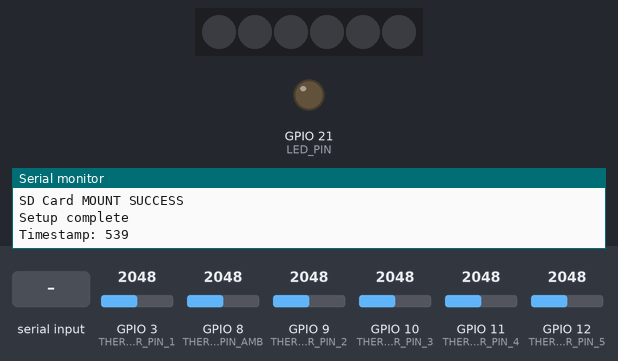
This sketch was run on a simulated ESP32. Parts: 6 RGB LEDs in strip order, left to right, output pins drawn as LEDs (lit = HIGH), the last lines printed to the serial monitor. The test bench sets the inputs (shaded band); at power-on: GPIO 3 (THERMISTOR_PIN_1) = 2048, GPIO 8 (THERMISTOR_PIN_AMB) = 2048, GPIO 9 (THERMISTOR_PIN_2) = 2048, GPIO 10 (THERMISTOR_PIN_3) = 2048, GPIO 11 (THERMISTOR_PIN_4) = 2048, GPIO 12 (THERMISTOR_PIN_5) = 2048. Storage starts empty.

Above: at 1.4 s.
1.5 s: "1\n" received over the second serial link
At 3.4 s:
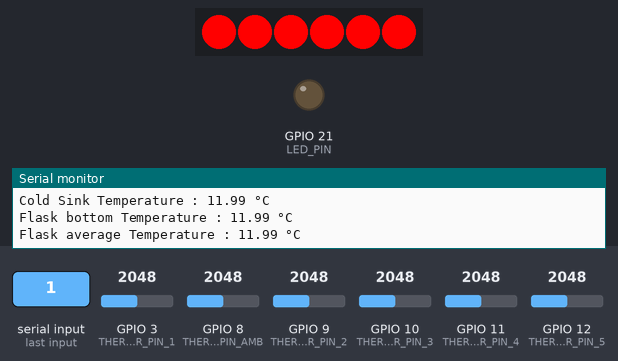
8.1 s: "2\n" received over the second serial link
At 12.1 s:
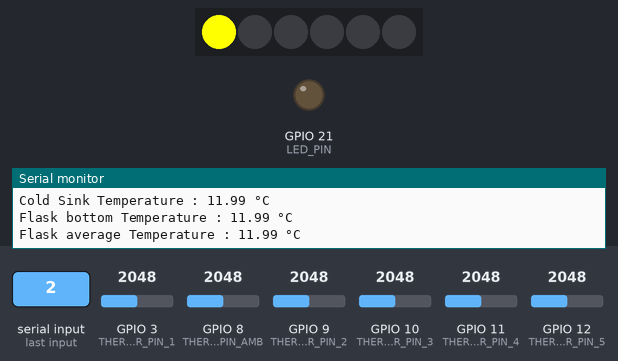
13.0 s: "3\n" received over the second serial link
At 15.0 s:
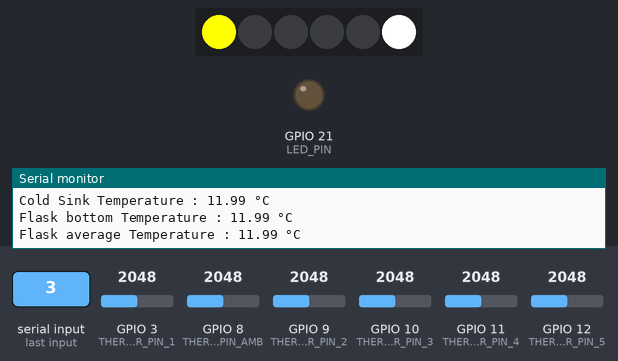
15.3 s: "4\n" received over the second serial link
At 17.1 s:
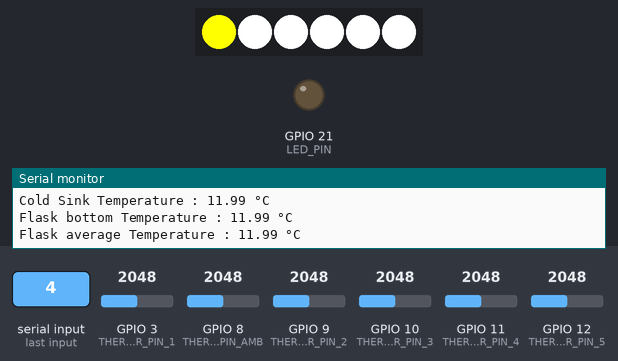
Timing chart, 0 to 18.6 s (numbered marks = the images above; inputs shaded):
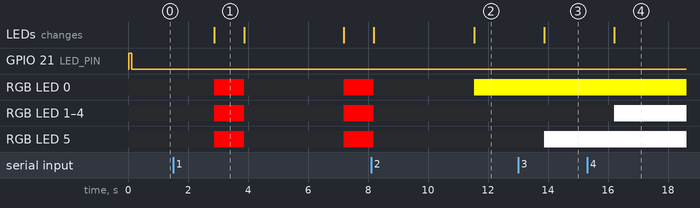

The sketch:

Milestone_1_board_2_v3.ino
```cpp
#include "FS.h"
#include "SD.h"
#include "SPI.h"
#include <Arduino.h>
#include <HardwareSerial.h>
#include <Adafruit_NeoPixel.h>


#define SD_MOSI 41
#define SD_MISO 40
#define SD_SCLK 39
#define SD_CS 42
#define PIN 7        // Pin connected to the data input of the WS2812B
#define NUMPIXELS 6  // Number of LEDs in your strip
HardwareSerial SerialPort(2);
Adafruit_NeoPixel pixels(NUMPIXELS, PIN, NEO_GRB + NEO_KHZ800);
const gpio_num_t RX_PIN = GPIO_NUM_18;
const gpio_num_t TX_PIN = GPIO_NUM_17;
const gpio_num_t THERMISTOR_PIN_1 = GPIO_NUM_3;   //flask temperature_1
const gpio_num_t THERMISTOR_PIN_2 = GPIO_NUM_9;   // Heat sink temperature
const gpio_num_t THERMISTOR_PIN_3 = GPIO_NUM_10;  //Cold sink temperature
const gpio_num_t THERMISTOR_PIN_4 = GPIO_NUM_11;
const gpio_num_t THERMISTOR_PIN_5 = GPIO_NUM_12;
const gpio_num_t THERMISTOR_PIN_AMB = GPIO_NUM_8;  //onboard ambient temperature
const gpio_num_t LED_PIN = GPIO_NUM_21;
const int THERMISTOR_PIN[6] = { THERMISTOR_PIN_AMB, THERMISTOR_PIN_1, THERMISTOR_PIN_2, THERMISTOR_PIN_3, THERMISTOR_PIN_4, THERMISTOR_PIN_5 };
// Constants for the NTC thermistor
const float vRef = 2.5;        // Reference voltage
const uint16_t adcMax = 4095;  // Max ADC value (12-bit ADC)
const float rFixed = 10000.0;  // Fixed resistor value in ohms (10k)
const float beta = 3950.0;     // Beta parameter of the NTC thermistor
const float r0 = 10000.0;      // Resistance at reference temperature (10k ohms)
const float t0 = 285.15;       // Reference temperature in Kelvin (4°C)
float ntcResistance[6];
float temperatureCelsius[6];
bool deviceactive = true;


String receivedData = "";
int SOC, fault;
float CSFAN_ISNS, HSFAN_ISNS, VBatt_ISNS, Batt_voltage;
float HSFAN_Dutycycle, CSFAN_Dutycycle, TEC_Dutycycle;
int PI_STATE = 1;
int HS_FAN_dutyCycle = 0;
int TEC_dutyCycle = 0;


File myFile;


// Define the PWM channel, frequency, and resolution
const int pwmChannel = 0;
const int pwmFreq = 5000;      // 5kHz frequency
const int pwmResolution = 12;  // 12-bit resolution


// Define the reference temperature
const float referenceTemp = 3.0;
const float MAX_TEMP = 10.0;

unsigned long timestamp;

float Flask_avg_temp;


void setup() {
  Serial.begin(115200);
  SerialPort.begin(115200, SERIAL_8N1, RX_PIN, TX_PIN);  // RX on GPIO18, TX on GPIO17
  pinMode(LED_PIN, OUTPUT);
  digitalWrite(LED_PIN, LOW);
  pixels.begin();  // Initialize the NeoPixel library.
  Serial.println("Setup start");

  // Initialize SPI for SD card
  SPI.begin(SD_SCLK, SD_MISO, SD_MOSI, SD_CS);

  if (!SD.begin(SD_CS)) {
    Serial.println("SD Card MOUNT FAIL");
    return;
  } else {
    Serial.println("SD Card MOUNT SUCCESS");
    Serial.println("");

    // Open file to check its size
    myFile = SD.open("/temperature_log.csv", FILE_APPEND);

    if (myFile) {
      // If the file is empty, print the headings
      if (myFile.size() == 0) {
        myFile.print("Timestamp: ");
        myFile.print(", ");
        myFile.print("fault: ");
        myFile.print(", ");
        myFile.print("SOC: ");
        myFile.print(", ");
        myFile.print("Batt_voltage: ");
        myFile.print(", ");
        myFile.print("VBatt_ISNS: ");
        myFile.print(", ");
        myFile.print("HSFAN_ISNS: ");
        myFile.print(", ");
        myFile.print("CSFAN_ISNS: ");
        myFile.print(", ");
        myFile.print(" PCB Temperature  ");
        myFile.print(", ");
        myFile.print("Flask top Temperature ");
        myFile.print(", ");
        myFile.print("Heat sink Temperature ");
        myFile.print(", ");
        myFile.print("Cold sink Temperature ");
        myFile.print(", ");
        myFile.print("Flask down Temperature ");
        myFile.print(", ");
        myFile.println("Flask average Temperature ");

        digitalWrite(LED_PIN, HIGH);  // Blink LED to indicate success
        delay(100);
        digitalWrite(LED_PIN, LOW);
        delay(100);
      }
      myFile.close();  // Close the file after checking
    } else {
      Serial.println("Error opening file for writing");
    }
    Serial.println("Setup complete");
  }
}

// Function to calculate NTC resistance from ADC value
float calculateNTCResistance(uint16_t adcValue, float vRef, uint16_t adcMax, float rFixed) {
  // Calculate the ADC voltage
  float vAdc = ((float)adcValue / (float)adcMax) * vRef;


  // Calculate the NTC resistance using the voltage divider equation
  float rNtc = (rFixed * vAdc) / (vRef - vAdc);


  return rNtc;
}


// Function to convert NTC resistance to temperature using the Beta parameter equation
float ntcResistanceToTemperature(float resistance, float beta, float r0, float t0) {
  // Calculate temperature in Kelvin
  float temperatureKelvin = 1.0 / ((1.0 / t0) + (1.0 / beta) * log(resistance / r0));


  // Convert temperature to Celsius
  float temperatureCelsius = temperatureKelvin - 273.15;
  return temperatureCelsius;
}


void Temperature_reading() {
  const int numSamples = 5;
  float adcSum, ntcResistanceSum;

  // Calculate the resistance of the NTC thermistors, taking 5 samples for each
  for (int i = 0; i < 6; i++) {
    adcSum = 0;  // Reset the sum for each thermistor

    // Take 5 samples of the analog value and average them
    for (int j = 0; j < numSamples; j++) {
      adcSum += analogRead(THERMISTOR_PIN[i]);
      delay(10);  // Short delay between each reading
    }

    // Calculate the average ADC value
    float adcAverage = adcSum / numSamples;


    // Convert average ADC value to resistance
    ntcResistance[i] = calculateNTCResistance(adcAverage, vRef, adcMax, rFixed);
  }


  // Convert the NTC resistance to temperature in Celsius for each thermistor
  for (int i = 0; i < 6; i++) {
    temperatureCelsius[i] = ntcResistanceToTemperature(ntcResistance[i], beta, r0, t0);
  }
  Flask_avg_temp=(temperatureCelsius[1] + temperatureCelsius[4])/2;
}
void processReceivedData() {


  // Convert the receivedData to a mutable character array
  char receivedCharArray[receivedData.length() + 1];
  receivedData.toCharArray(receivedCharArray, receivedData.length() + 1);


  // Split the received data into individual numbers
  int index = 0;
  char *token = strtok(receivedCharArray, ",");
  while (token != NULL && index < 6) {
    float value = atof(token);
    if (index == 0) {
      fault = value;
    } else if (index == 1) {
      SOC = value;
    } else if (index == 2) {
      Batt_voltage = value;
    } else if (index == 3) {
      VBatt_ISNS = value;
    } else if (index == 4) {
      HSFAN_ISNS = value;
    } else if (index == 5) {
      CSFAN_ISNS = value;
    }
    index++;
    token = strtok(NULL, ",");
  }
  // myFile.println("Received Values:");
  myFile.print(timestamp);
  myFile.print(", ");
  myFile.print(fault);
  myFile.print(", ");
  myFile.print(SOC);
  myFile.print(", ");
  myFile.print(Batt_voltage);
  myFile.print(", ");
  myFile.print(VBatt_ISNS);
  myFile.print(", ");
  myFile.print(HSFAN_ISNS);
  myFile.print(", ");
  myFile.print(CSFAN_ISNS);
  myFile.print(", ");
  myFile.print(temperatureCelsius[0]);
  myFile.print(", ");
  myFile.print(temperatureCelsius[1]);
  myFile.print(", ");
  myFile.print(temperatureCelsius[2]);
  myFile.print(", ");
  myFile.print(temperatureCelsius[3]);
  myFile.print(", ");
  myFile.print(temperatureCelsius[4]);
  myFile.print(", ");
  myFile.println(Flask_avg_temp);

  //Print received ADC values
  Serial.println("Received Values:");
  Serial.print("fault: ");
  Serial.println(fault);
  Serial.print("Batt_voltage: ");
  Serial.println(Batt_voltage);
  Serial.print("SOC: ");
  Serial.println(SOC);
  Serial.print("VBatt_ISNS: ");
  Serial.println(VBatt_ISNS);
  Serial.print("HSFAN_ISNS: ");
  Serial.println(HSFAN_ISNS);
  Serial.print("CSFAN_ISNS: ");
  Serial.println(CSFAN_ISNS);
  Serial.print("PCB Temperature : ");
  Serial.print(temperatureCelsius[0]);
  Serial.println(" °C");
  Serial.print("Flask Top Temperature : ");
  Serial.print(temperatureCelsius[1]);
  Serial.println(" °C");
  Serial.print("Hot Sink Temperature : ");
  Serial.print(temperatureCelsius[2]);
  Serial.println(" °C");
  Serial.print("Cold Sink Temperature : ");
  Serial.print(temperatureCelsius[3]);
  Serial.println(" °C");
  Serial.print("Flask bottom Temperature : ");
  Serial.print(temperatureCelsius[4]);
  Serial.println(" °C");
  Serial.print("Flask average Temperature : ");
  Serial.print(Flask_avg_temp);
  Serial.println(" °C");


  // Clear the receivedData for the next reading
  receivedData = "";
}


float map_algo(float x, float in_min, float in_max, float out_min, float out_max) {
  const float run = in_max - in_min;
  if (run == 0) {
    log_e("map(): Invalid input range, min == max");
    return -1;  // AVR returns -1, SAM returns 0
  }
  const float rise = out_max - out_min;
  const float delta = x - in_min;
  return (delta * rise) / run + out_min;
}
void PI_ALGO() {

  float temperature = Flask_avg_temp;

  if (temperature <= 5.1 && PI_STATE == 1) {
    // Calculate the duty cycle proportionally based on the temperature
    // For example, if the temperature is 10°C, the duty cycle might be 50%
    if (temperature >= 3 && temperature <= 3.2) {
      PI_STATE = 0;
    }
    HS_FAN_dutyCycle = map_algo(temperature, 2, MAX_TEMP, 0, 4095);           // Scale 12-bit resolution (0-4095)
    TEC_dutyCycle = map_algo(temperature, referenceTemp, MAX_TEMP, 0, 4095);  // Scale 12-bit resolution (0-4095)
    if (HS_FAN_dutyCycle > 4095) {
      HS_FAN_dutyCycle = 4095;  // Cap the duty cycle at 100%
    }
    if (TEC_dutyCycle > 4095) {
      TEC_dutyCycle = 4095;  // Cap the duty cycle at 100%
    }


  } else if (temperature <= 5 && PI_STATE == 0) {
    HS_FAN_dutyCycle = map(temperature, 2, MAX_TEMP, 0, 4095);  // Scale 12-bit resolution (0-4095)
    TEC_dutyCycle = 0;
  } else {
    if (temperature >= 5.1) {
      PI_STATE = 1;
    }
    HS_FAN_dutyCycle = 4095;
    TEC_dutyCycle = 4095;
  }


  HSFAN_Dutycycle = HS_FAN_dutyCycle;
  TEC_Dutycycle = TEC_dutyCycle;
  SerialPort.print(HSFAN_Dutycycle);
  SerialPort.print(",");
  SerialPort.println(TEC_Dutycycle);
  Serial.print("HSFAN_Dutycycle");
  Serial.println(HSFAN_Dutycycle);
  Serial.print("tec_dutycycle: ");
  Serial.println(TEC_Dutycycle);
  // Serial.println(temperature);
  // Serial.println(PI_STATE);
}


void led_indication() {
  if (fault == 1) {  //soc is less than equal to 10%
    for (int i = 0; i < NUMPIXELS; i++) {
      pixels.setPixelColor(i, pixels.Color(255, 0, 0));  // White (Red + Green + Blue)
    }
    pixels.show();  // Update the LEDs
    delay(1000);    // Wait for 1 second


    // Turn all LEDs off
    for (int i = 0; i < NUMPIXELS; i++) {
      pixels.setPixelColor(i, pixels.Color(0, 0, 0));  // Off
    }
    pixels.show();  // Update the LEDs
    delay(1000);    // Wait for 1 second
  }


  if (fault == 2) {  //HS fan error
    pixels.setPixelColor(0, pixels.Color(255, 255, 0));
    pixels.show();  // Update the LEDs
  }


  if (fault == 3)  //CS fan error
  {
    pixels.setPixelColor(5, pixels.Color(255, 255, 255));
    pixels.show();  // Update the LEDs
  }


  if (fault == 4)  //led open for  more than 20 sec
  {
    for (int i = NUMPIXELS; i > 0; i--) {
      pixels.setPixelColor(i, pixels.Color(255, 255, 255));
    }
    pixels.show();  // Update the LEDs
  }
  if (fault == 6) {
    pixels.setPixelColor(0, pixels.Color(255, 255, 255));
    pixels.show();
  }
}


void loop() {


  Temperature_reading();
  // Open the file for appending
  myFile = SD.open("/temperature_log.csv", FILE_APPEND);
  if (myFile) {
    // Get timestamp (milliseconds since program started)
    timestamp = millis();

    // Print to Serial Monitor for debugging
    Serial.print("Timestamp: ");
    Serial.println(timestamp);
    // Check if data is available
    while (SerialPort.available()) {
      char incomingChar = SerialPort.read();
      if (incomingChar == '\n') {
        // End of the string, process the received data
        processReceivedData();


      } else {
        // Append the incoming character to the receivedData
        receivedData += incomingChar;
      }
    }


    if (SOC >= 10) {
      PI_ALGO();
    }
    led_indication();

    myFile.close();
  } else {
    Serial.println("Error opening file for appending");
    // digitalWrite(LED_PIN,HIGH);
  }


  // Delay before the next reading (e.g., 10 seconds)
  delay(2000);  // 10 seconds
  // Close the file
}
```

Measured:
- after the input at 1.5 s, RGB LED 0–5: off → RGB(255, 0, 0) after 1.4 s, → off 1.0 s later, → RGB(255, 0, 0) 3.3 s later; the LEDs: change after 1.4 s (image 1)
- after the input at 8.1 s, the LEDs: first differ from a run without the input after 3.4 s (image 2)
- after the input at 13.0 s, RGB LED 5: off → RGB(255, 255, 255) after 0.87 s; the LEDs: change after 0.87 s (image 3)
- after the input at 15.3 s, RGB LED 1–4: off → RGB(255, 255, 255) after 0.91 s; the LEDs: change after 0.91 s (image 4)
- what the display in image 1 shows lasts 1.0 s, from 2.9 s to 3.9 s
